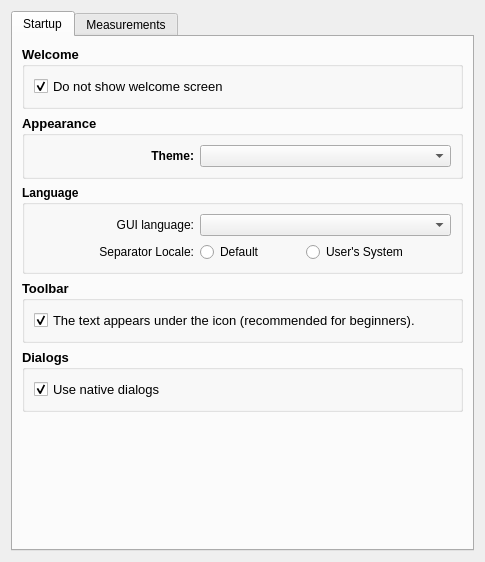
<?xml version="1.0" encoding="UTF-8"?>
<ui version="4.0">
 <class>SeamlyMePreferencesConfigurationPage</class>
 <widget class="QWidget" name="SeamlyMePreferencesConfigurationPage">
  <property name="geometry">
   <rect>
    <x>0</x>
    <y>0</y>
    <width>485</width>
    <height>562</height>
   </rect>
  </property>
  <property name="sizePolicy">
   <sizepolicy hsizetype="Expanding" vsizetype="Preferred">
    <horstretch>0</horstretch>
    <verstretch>0</verstretch>
   </sizepolicy>
  </property>
  <property name="minimumSize">
   <size>
    <width>485</width>
    <height>0</height>
   </size>
  </property>
  <property name="maximumSize">
   <size>
    <width>16777215</width>
    <height>16777215</height>
   </size>
  </property>
  <property name="windowTitle">
   <string notr="true">Configuration</string>
  </property>
  <layout class="QVBoxLayout" name="verticalLayout">
   <item>
    <widget class="QTabWidget" name="seamlyME_Tab">
     <property name="minimumSize">
      <size>
       <width>0</width>
       <height>150</height>
      </size>
     </property>
     <property name="tabPosition">
      <enum>QTabWidget::North</enum>
     </property>
     <property name="currentIndex">
      <number>0</number>
     </property>
     <widget class="QWidget" name="startup_Tab">
      <attribute name="title">
       <string>Startup</string>
      </attribute>
      <layout class="QVBoxLayout" name="verticalLayout_3">
       <item>
        <widget class="QGroupBox" name="welcome_GroupBox">
         <property name="minimumSize">
          <size>
           <width>0</width>
           <height>0</height>
          </size>
         </property>
         <property name="font">
          <font>
           <pointsize>10</pointsize>
           <bold>true</bold>
          </font>
         </property>
         <property name="title">
          <string>Welcome</string>
         </property>
         <layout class="QVBoxLayout" name="verticalLayout_7">
          <item>
           <widget class="QCheckBox" name="showWelcome_CheckBox">
            <property name="font">
             <font>
              <pointsize>10</pointsize>
              <bold>false</bold>
             </font>
            </property>
            <property name="text">
             <string>Do not show welcome screen</string>
            </property>
            <property name="checked">
             <bool>true</bool>
            </property>
           </widget>
          </item>
         </layout>
        </widget>
       </item>
       <item>
        <widget class="QGroupBox" name="apperance_GroupBox">
         <property name="minimumSize">
          <size>
           <width>0</width>
           <height>0</height>
          </size>
         </property>
         <property name="font">
          <font>
           <pointsize>10</pointsize>
           <bold>true</bold>
          </font>
         </property>
         <property name="title">
          <string>Appearance</string>
         </property>
         <layout class="QFormLayout" name="formLayout">
          <item row="0" column="0">
           <widget class="QLabel" name="theme_Label">
            <property name="minimumSize">
             <size>
              <width>160</width>
              <height>0</height>
             </size>
            </property>
            <property name="font">
             <font>
              <pointsize>9</pointsize>
              <bold>true</bold>
             </font>
            </property>
            <property name="text">
             <string>Theme:</string>
            </property>
            <property name="alignment">
             <set>Qt::AlignRight|Qt::AlignTrailing|Qt::AlignVCenter</set>
            </property>
           </widget>
          </item>
          <item row="0" column="1">
           <widget class="QComboBox" name="theme_ComboBox">
            <property name="font">
             <font>
              <pointsize>9</pointsize>
              <bold>false</bold>
             </font>
            </property>
           </widget>
          </item>
         </layout>
        </widget>
       </item>
       <item>
        <widget class="QGroupBox" name="language_GroupBox">
         <property name="sizePolicy">
          <sizepolicy hsizetype="Expanding" vsizetype="Preferred">
           <horstretch>0</horstretch>
           <verstretch>0</verstretch>
          </sizepolicy>
         </property>
         <property name="minimumSize">
          <size>
           <width>0</width>
           <height>0</height>
          </size>
         </property>
         <property name="font">
          <font>
           <bold>true</bold>
          </font>
         </property>
         <property name="title">
          <string>Language</string>
         </property>
         <layout class="QFormLayout" name="formLayout_4">
          <item row="0" column="0">
           <widget class="QLabel" name="guiLang_Label">
            <property name="minimumSize">
             <size>
              <width>160</width>
              <height>0</height>
             </size>
            </property>
            <property name="font">
             <font>
              <bold>false</bold>
             </font>
            </property>
            <property name="text">
             <string>GUI language:</string>
            </property>
            <property name="alignment">
             <set>Qt::AlignRight|Qt::AlignTrailing|Qt::AlignVCenter</set>
            </property>
           </widget>
          </item>
          <item row="0" column="1">
           <widget class="QComboBox" name="langCombo">
            <property name="sizePolicy">
             <sizepolicy hsizetype="Expanding" vsizetype="Fixed">
              <horstretch>0</horstretch>
              <verstretch>0</verstretch>
             </sizepolicy>
            </property>
            <property name="minimumSize">
             <size>
              <width>220</width>
              <height>0</height>
             </size>
            </property>
            <property name="font">
             <font>
              <bold>false</bold>
             </font>
            </property>
           </widget>
          </item>
          <item row="1" column="0">
           <widget class="QLabel" name="locale_Label">
            <property name="minimumSize">
             <size>
              <width>160</width>
              <height>0</height>
             </size>
            </property>
            <property name="font">
             <font>
              <bold>false</bold>
             </font>
            </property>
            <property name="text">
             <string>Separator Locale:</string>
            </property>
            <property name="alignment">
             <set>Qt::AlignRight|Qt::AlignTrailing|Qt::AlignVCenter</set>
            </property>
           </widget>
          </item>
          <item row="1" column="1">
           <layout class="QHBoxLayout" name="horizontalLayout">
            <item>
             <widget class="QRadioButton" name="cLocale_RadioButton">
              <property name="minimumSize">
               <size>
                <width>100</width>
                <height>0</height>
               </size>
              </property>
              <property name="font">
               <font>
                <bold>false</bold>
               </font>
              </property>
              <property name="text">
               <string>Default</string>
              </property>
             </widget>
            </item>
            <item>
             <widget class="QRadioButton" name="userLocale_RadioButton">
              <property name="font">
               <font>
                <bold>false</bold>
               </font>
              </property>
              <property name="text">
               <string>User's System</string>
              </property>
             </widget>
            </item>
            <item>
             <spacer name="horizontalSpacer">
              <property name="orientation">
               <enum>Qt::Horizontal</enum>
              </property>
              <property name="sizeHint" stdset="0">
               <size>
                <width>40</width>
                <height>20</height>
               </size>
              </property>
             </spacer>
            </item>
           </layout>
          </item>
         </layout>
        </widget>
       </item>
       <item>
        <widget class="QGroupBox" name="toolbar_GroupBox">
         <property name="sizePolicy">
          <sizepolicy hsizetype="Expanding" vsizetype="Preferred">
           <horstretch>0</horstretch>
           <verstretch>0</verstretch>
          </sizepolicy>
         </property>
         <property name="font">
          <font>
           <pointsize>10</pointsize>
           <bold>true</bold>
          </font>
         </property>
         <property name="title">
          <string>Toolbar</string>
         </property>
         <layout class="QVBoxLayout" name="verticalLayout_8">
          <item>
           <widget class="QCheckBox" name="toolBarStyle_CheckBox">
            <property name="font">
             <font>
              <pointsize>10</pointsize>
              <bold>false</bold>
             </font>
            </property>
            <property name="text">
             <string>The text appears under the icon (recommended for beginners).</string>
            </property>
            <property name="checked">
             <bool>true</bool>
            </property>
           </widget>
          </item>
         </layout>
        </widget>
       </item>
       <item>
        <widget class="QGroupBox" name="dialogs_groupbox">
         <property name="minimumSize">
          <size>
           <width>0</width>
           <height>0</height>
          </size>
         </property>
         <property name="font">
          <font>
           <pointsize>10</pointsize>
           <bold>true</bold>
          </font>
         </property>
         <property name="title">
          <string>Dialogs</string>
         </property>
         <layout class="QVBoxLayout" name="verticalLayout_2">
          <item>
           <widget class="QCheckBox" name="use_native_checkox">
            <property name="font">
             <font>
              <pointsize>10</pointsize>
              <bold>false</bold>
             </font>
            </property>
            <property name="text">
             <string>Use native dialogs</string>
            </property>
            <property name="checked">
             <bool>true</bool>
            </property>
           </widget>
          </item>
         </layout>
        </widget>
       </item>
       <item>
        <spacer name="verticalSpacer">
         <property name="orientation">
          <enum>Qt::Vertical</enum>
         </property>
         <property name="sizeHint" stdset="0">
          <size>
           <width>20</width>
           <height>40</height>
          </size>
         </property>
        </spacer>
       </item>
      </layout>
     </widget>
     <widget class="QWidget" name="measurements_Tab">
      <attribute name="title">
       <string>Measurements</string>
      </attribute>
      <layout class="QVBoxLayout" name="verticalLayout_9">
       <item>
        <widget class="QGroupBox" name="pms_GroupBox">
         <property name="sizePolicy">
          <sizepolicy hsizetype="Expanding" vsizetype="Preferred">
           <horstretch>0</horstretch>
           <verstretch>0</verstretch>
          </sizepolicy>
         </property>
         <property name="minimumSize">
          <size>
           <width>0</width>
           <height>0</height>
          </size>
         </property>
         <property name="font">
          <font>
           <pointsize>10</pointsize>
           <bold>true</bold>
          </font>
         </property>
         <property name="title">
          <string>Pattern making system</string>
         </property>
         <layout class="QFormLayout" name="formLayout_3">
          <item row="0" column="0">
           <widget class="QLabel" name="system_Label">
            <property name="minimumSize">
             <size>
              <width>160</width>
              <height>0</height>
             </size>
            </property>
            <property name="font">
             <font>
              <pointsize>10</pointsize>
              <bold>false</bold>
             </font>
            </property>
            <property name="text">
             <string>System:</string>
            </property>
            <property name="alignment">
             <set>Qt::AlignRight|Qt::AlignTrailing|Qt::AlignVCenter</set>
            </property>
           </widget>
          </item>
          <item row="0" column="1">
           <widget class="QComboBox" name="systemCombo">
            <property name="sizePolicy">
             <sizepolicy hsizetype="Expanding" vsizetype="Fixed">
              <horstretch>0</horstretch>
              <verstretch>0</verstretch>
             </sizepolicy>
            </property>
            <property name="minimumSize">
             <size>
              <width>220</width>
              <height>0</height>
             </size>
            </property>
            <property name="font">
             <font>
              <pointsize>10</pointsize>
              <bold>false</bold>
             </font>
            </property>
           </widget>
          </item>
          <item row="1" column="0">
           <widget class="QLabel" name="author_Label">
            <property name="minimumSize">
             <size>
              <width>160</width>
              <height>0</height>
             </size>
            </property>
            <property name="font">
             <font>
              <pointsize>10</pointsize>
              <bold>false</bold>
             </font>
            </property>
            <property name="text">
             <string>Author:</string>
            </property>
            <property name="alignment">
             <set>Qt::AlignRight|Qt::AlignTrailing|Qt::AlignVCenter</set>
            </property>
           </widget>
          </item>
          <item row="1" column="1">
           <widget class="QLabel" name="systemAuthorValueLabel">
            <property name="sizePolicy">
             <sizepolicy hsizetype="Expanding" vsizetype="Preferred">
              <horstretch>0</horstretch>
              <verstretch>0</verstretch>
             </sizepolicy>
            </property>
            <property name="minimumSize">
             <size>
              <width>300</width>
              <height>0</height>
             </size>
            </property>
            <property name="font">
             <font>
              <pointsize>10</pointsize>
              <bold>false</bold>
             </font>
            </property>
            <property name="text">
             <string notr="true">author</string>
            </property>
           </widget>
          </item>
          <item row="2" column="0">
           <widget class="QLabel" name="book_Label">
            <property name="minimumSize">
             <size>
              <width>160</width>
              <height>0</height>
             </size>
            </property>
            <property name="font">
             <font>
              <pointsize>10</pointsize>
              <bold>false</bold>
             </font>
            </property>
            <property name="text">
             <string>Book:</string>
            </property>
            <property name="alignment">
             <set>Qt::AlignRight|Qt::AlignTop|Qt::AlignTrailing</set>
            </property>
           </widget>
          </item>
          <item row="2" column="1">
           <widget class="QPlainTextEdit" name="systemBookValueLabel">
            <property name="sizePolicy">
             <sizepolicy hsizetype="Expanding" vsizetype="Preferred">
              <horstretch>0</horstretch>
              <verstretch>0</verstretch>
             </sizepolicy>
            </property>
            <property name="minimumSize">
             <size>
              <width>220</width>
              <height>0</height>
             </size>
            </property>
            <property name="font">
             <font>
              <pointsize>10</pointsize>
              <bold>false</bold>
             </font>
            </property>
            <property name="readOnly">
             <bool>true</bool>
            </property>
           </widget>
          </item>
         </layout>
        </widget>
       </item>
       <item>
        <widget class="QGroupBox" name="heightSize_GroupBox">
         <property name="sizePolicy">
          <sizepolicy hsizetype="Expanding" vsizetype="Preferred">
           <horstretch>0</horstretch>
           <verstretch>0</verstretch>
          </sizepolicy>
         </property>
         <property name="minimumSize">
          <size>
           <width>0</width>
           <height>0</height>
          </size>
         </property>
         <property name="font">
          <font>
           <pointsize>10</pointsize>
           <bold>true</bold>
          </font>
         </property>
         <property name="title">
          <string>Default height and size</string>
         </property>
         <layout class="QFormLayout" name="formLayout_2">
          <item row="0" column="0">
           <widget class="QLabel" name="heigh_Label">
            <property name="minimumSize">
             <size>
              <width>160</width>
              <height>0</height>
             </size>
            </property>
            <property name="font">
             <font>
              <pointsize>10</pointsize>
              <bold>false</bold>
             </font>
            </property>
            <property name="text">
             <string>Height:</string>
            </property>
            <property name="alignment">
             <set>Qt::AlignRight|Qt::AlignTrailing|Qt::AlignVCenter</set>
            </property>
           </widget>
          </item>
          <item row="0" column="1">
           <widget class="QComboBox" name="defHeightCombo">
            <property name="sizePolicy">
             <sizepolicy hsizetype="Expanding" vsizetype="Fixed">
              <horstretch>0</horstretch>
              <verstretch>0</verstretch>
             </sizepolicy>
            </property>
            <property name="minimumSize">
             <size>
              <width>220</width>
              <height>0</height>
             </size>
            </property>
            <property name="font">
             <font>
              <pointsize>10</pointsize>
              <bold>false</bold>
             </font>
            </property>
           </widget>
          </item>
          <item row="1" column="0">
           <widget class="QLabel" name="size_Label">
            <property name="minimumSize">
             <size>
              <width>160</width>
              <height>0</height>
             </size>
            </property>
            <property name="font">
             <font>
              <pointsize>10</pointsize>
              <bold>false</bold>
             </font>
            </property>
            <property name="text">
             <string>Size:</string>
            </property>
            <property name="alignment">
             <set>Qt::AlignRight|Qt::AlignTrailing|Qt::AlignVCenter</set>
            </property>
           </widget>
          </item>
          <item row="1" column="1">
           <widget class="QComboBox" name="defSizeCombo">
            <property name="sizePolicy">
             <sizepolicy hsizetype="Expanding" vsizetype="Fixed">
              <horstretch>0</horstretch>
              <verstretch>0</verstretch>
             </sizepolicy>
            </property>
            <property name="minimumSize">
             <size>
              <width>220</width>
              <height>0</height>
             </size>
            </property>
            <property name="font">
             <font>
              <pointsize>10</pointsize>
              <bold>false</bold>
             </font>
            </property>
           </widget>
          </item>
         </layout>
        </widget>
       </item>
       <item>
        <widget class="QGroupBox" name="editing_groupBox">
         <property name="sizePolicy">
          <sizepolicy hsizetype="Expanding" vsizetype="Preferred">
           <horstretch>0</horstretch>
           <verstretch>0</verstretch>
          </sizepolicy>
         </property>
         <property name="font">
          <font>
           <pointsize>10</pointsize>
           <bold>true</bold>
          </font>
         </property>
         <property name="title">
          <string>Measurements editing</string>
         </property>
         <layout class="QVBoxLayout" name="verticalLayout_6">
          <item>
           <widget class="QPushButton" name="resetWarningsButton">
            <property name="sizePolicy">
             <sizepolicy hsizetype="Expanding" vsizetype="Preferred">
              <horstretch>0</horstretch>
              <verstretch>0</verstretch>
             </sizepolicy>
            </property>
            <property name="font">
             <font>
              <pointsize>10</pointsize>
              <bold>false</bold>
             </font>
            </property>
            <property name="text">
             <string>Reset warnings</string>
            </property>
           </widget>
          </item>
         </layout>
        </widget>
       </item>
       <item>
        <spacer name="verticalSpacer_2">
         <property name="orientation">
          <enum>Qt::Vertical</enum>
         </property>
         <property name="sizeHint" stdset="0">
          <size>
           <width>20</width>
           <height>67</height>
          </size>
         </property>
        </spacer>
       </item>
      </layout>
     </widget>
    </widget>
   </item>
  </layout>
 </widget>
 <resources/>
 <connections/>
</ui>
